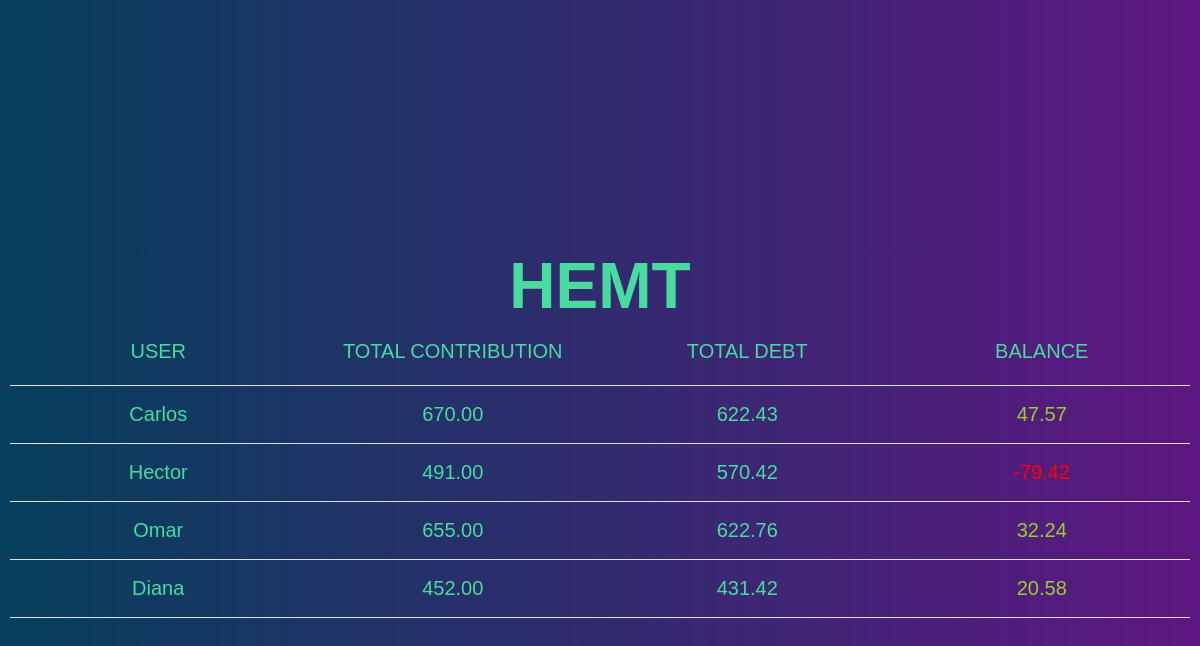
Page /group/HEMT on the earlier database version.
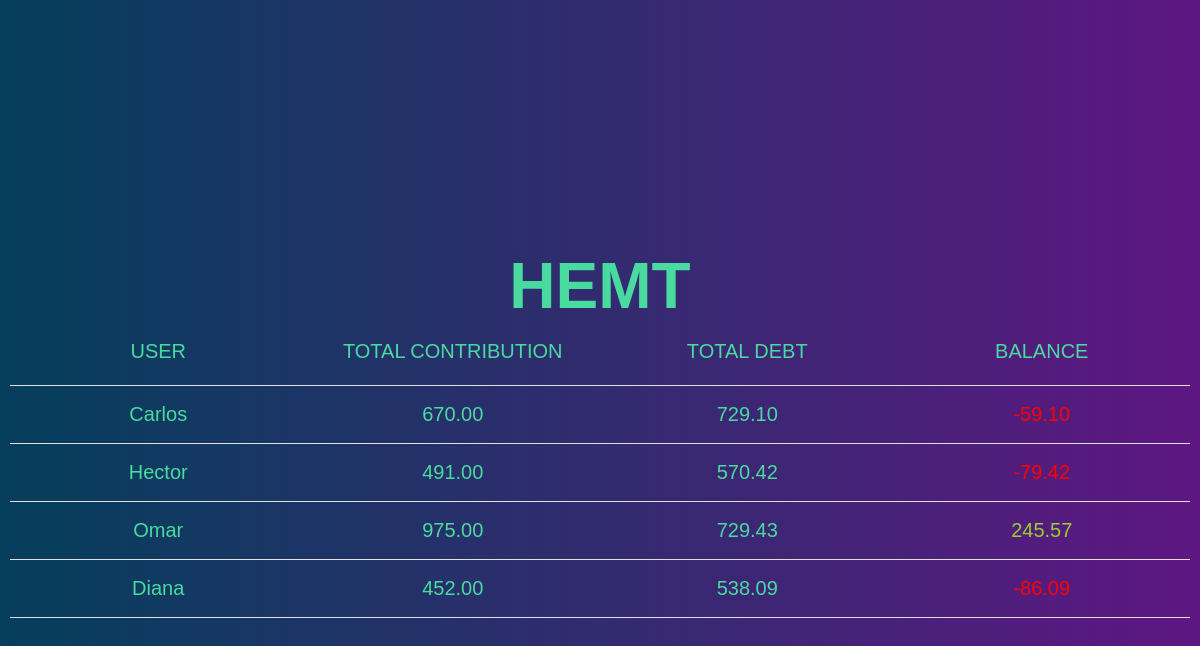
Same page on the later database version.
### Dashboard/models.py (models this page shows)
class Group(models.Model):
    name = models.CharField(max_length=50)

class User(models.Model):
    name = models.CharField(max_length=50)
    id_group = models.ForeignKey(Group, on_delete=models.CASCADE)
    balance = models.DecimalField(decimal_places=2, default=0, max_digits=10)
    total_contribution = models.DecimalField(
        decimal_places=2, default=0, max_digits=10
    )
    total_debt = models.DecimalField(
        decimal_places=2, default=0, max_digits=10
    )

### Dashboard/views.py (the view)
# urls.py: path("group/<str:group_name>", views.group, name="group")
def group(request, group_name):
    group = Group.objects.get(name=group_name)
    users = User.objects.filter(id_group=group)
    return render(request, 'Dashboard/group.html', {
        "group": group,
        "users": users,
    })

### Dashboard/templates/Dashboard/group.html (shortened to what this page needs)
{% load static %}
<!DOCTYPE html>
<html lang="en">
<head>
    <link rel="stylesheet" href="{% static 'Dashboard/style.css' %}">
    <link rel="stylesheet" href="{% static 'Dashboard/group.css' %}">
</head>
<body>
    <header>
        <h1>{{ group.name }}</h1>
    </header>
    <table>
        <tr>
            <th>User</th>
            <th>Total Contribution</th>
            <th>Total Debt</th>
            <th>Balance</th>
        </tr>
        {% for user in users %}
            <tr>
                <td>{{ user.name }}</td>
                <td>{{ user.total_contribution }}</td>
                <td>{{ user.total_debt }}</td>
                <td style="color: {% if user.balance > 0 %}yellowgreen{% else %}red{% endif %}">{{ user.balance }}</td>
            </tr>
        {% endfor %}
    </table>
</body>
</html>

### Dashboard/static/Dashboard/style.css (style rules this page uses)
body { display: flex; align-items: center; justify-content: center; flex-direction: column; height: 100vh; background: linear-gradient( to right, hsl(200, 90%, 19%), hsl(280, 70%, 30%) ); font-family: Arial, Helvetica, sans-serif; color: #32986f; }
header { display: flex; align-items: center; justify-content: center; width: 100%; height: 60px; margin: 20px; margin-top: 60px; margin-bottom: 0; font-size: 32px; color: #2c8762; text-align: center; }

### Dashboard/static/Dashboard/group.css (style rules this page uses)
header { color: #49daa0; }
table { width: 100%; table-layout: fixed; }
tr { display: table; width: 100%; table-layout: fixed; border-bottom: solid 1px #e0e0e0; }
th { padding: 20px 15px; text-align: center; font-weight: 500; font-size: 20px; color: #49daa0; text-transform: uppercase; }
td { padding: 15px; text-align: center; vertical-align: middle; font-weight: 300; font-size: 20px; color: #49daa0; }

Differences in the rows shown:
changed User "Carlos": total_debt "622.43" → "729.10"; balance "47.57" → "-59.10"
changed User "Omar": total_contribution "655.00" → "975.00"; total_debt "622.76" → "729.43"; balance "32.24" → "245.57"
changed User "Diana": total_debt "431.42" → "538.09"; balance "20.58" → "-86.09"
